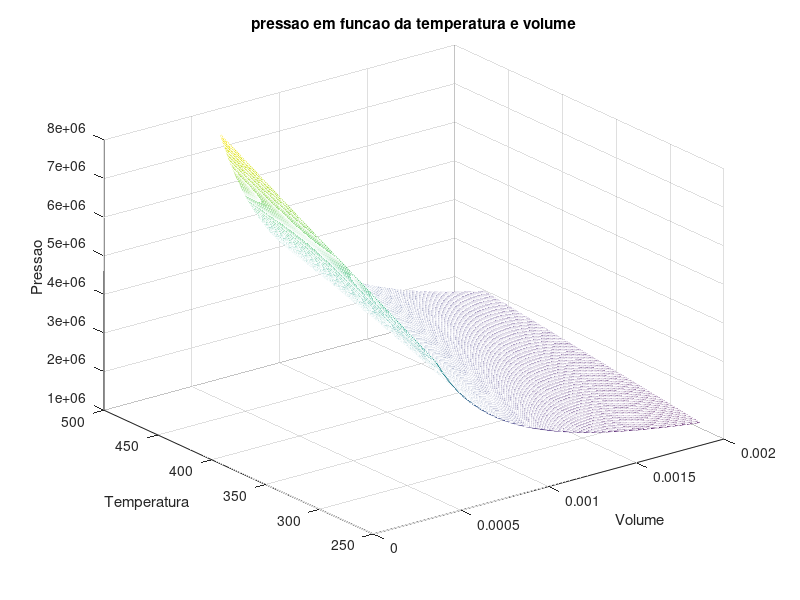

Recreate this plot in MATLAB.
%Daniel Ribeiro Santiago
%Ex 2 topico 5

clear
clc

R = 8.31;
n = 1;

v = linspace(0.5*10^-3,2*10^-3,300);
t = linspace(273,473,300);
[V T] = meshgrid(v,t);
P = 1.*R.*T./V;

mesh(V,T,P)
grid on
xlabel Volume
ylabel Temperatura
zlabel Pressao
title('pressao em funcao da temperatura e volume')
